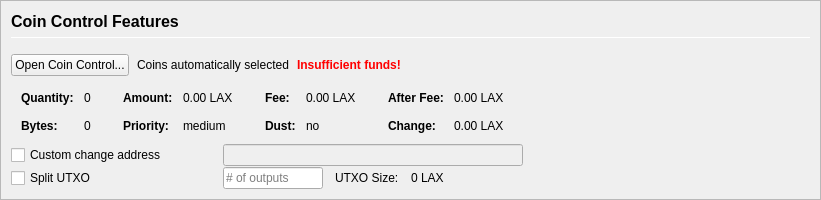
         <widget class="QFrame" name="frameCoinControl">
          <property name="sizePolicy">
           <sizepolicy hsizetype="Expanding" vsizetype="Expanding">
            <horstretch>0</horstretch>
            <verstretch>0</verstretch>
           </sizepolicy>
          </property>
          <property name="maximumSize">
           <size>
            <width>16777215</width>
            <height>16777215</height>
           </size>
          </property>
          <property name="frameShape">
           <enum>QFrame::StyledPanel</enum>
          </property>
          <property name="frameShadow">
           <enum>QFrame::Sunken</enum>
          </property>
          <layout class="QVBoxLayout" name="verticalLayoutCoinControl2">
           <property name="spacing">
            <number>0</number>
           </property>
           <property name="margin">
            <number>0</number>
           </property>
           <item>
            <widget class="QFrame" name="frameCoinControl_BG">
             <layout class="QVBoxLayout" name="verticalLayoutCoinControl" stretch="0,0,0,0,0,0">
              <property name="spacing">
               <number>1</number>
              </property>
              <property name="leftMargin">
               <number>10</number>
              </property>
              <property name="topMargin">
               <number>10</number>
              </property>
              <item>
               <layout class="QHBoxLayout" name="horizontalLayoutCoinControl1">
                <property name="bottomMargin">
                 <number>15</number>
                </property>
                <item>
                 <layout class="QVBoxLayout" name="verticalLayout_3">
                  <property name="spacing">
                   <number>6</number>
                  </property>
                  <item>
                   <widget class="QLabel" name="labelCoinControlFeatures">
                    <property name="sizePolicy">
                     <sizepolicy hsizetype="Preferred" vsizetype="Maximum">
                      <horstretch>0</horstretch>
                      <verstretch>0</verstretch>
                     </sizepolicy>
                    </property>
                    <property name="minimumSize">
                     <size>
                      <width>0</width>
                      <height>20</height>
                     </size>
                    </property>
                    <property name="font">
                     <font>
                      <pointsize>12</pointsize>
                      <weight>75</weight>
                      <bold>true</bold>
                     </font>
                    </property>
                    <property name="styleSheet">
                     <string notr="true">font-weight:bold;</string>
                    </property>
                    <property name="text">
                     <string>Coin Control Features</string>
                    </property>
                   </widget>
                  </item>
                  <item>
                   <widget class="Line" name="line">
                    <property name="minimumSize">
                     <size>
                      <width>0</width>
                      <height>1</height>
                     </size>
                    </property>
                    <property name="maximumSize">
                     <size>
                      <width>16777215</width>
                      <height>1</height>
                     </size>
                    </property>
                    <property name="orientation">
                     <enum>Qt::Horizontal</enum>
                    </property>
                   </widget>
                  </item>
                 </layout>
                </item>
               </layout>
              </item>
              <item>
               <layout class="QHBoxLayout" name="horizontalLayoutCoinControl2" stretch="0,0,0,0">
                <property name="spacing">
                 <number>8</number>
                </property>
                <property name="bottomMargin">
                 <number>10</number>
                </property>
                <item>
                 <widget class="QPushButton" name="pushButtonCoinControl">
                  <property name="styleSheet">
                   <string notr="true"/>
                  </property>
                  <property name="text">
                   <string>Open Coin Control...</string>
                  </property>
                  <property name="autoDefault">
                   <bool>false</bool>
                  </property>
                 </widget>
                </item>
                <item>
                 <widget class="QLabel" name="labelCoinControlAutomaticallySelected">
                  <property name="text">
                   <string>Coins automatically selected</string>
                  </property>
                  <property name="margin">
                   <number>5</number>
                  </property>
                 </widget>
                </item>
                <item>
                 <widget class="QLabel" name="labelCoinControlInsuffFunds">
                  <property name="font">
                   <font>
                    <weight>75</weight>
                    <bold>true</bold>
                   </font>
                  </property>
                  <property name="styleSheet">
                   <string notr="true">color:red;font-weight:bold;</string>
                  </property>
                  <property name="text">
                   <string>Insufficient funds!</string>
                  </property>
                  <property name="margin">
                   <number>5</number>
                  </property>
                 </widget>
                </item>
                <item>
                 <spacer name="horizontalSpacerCoinControl">
                  <property name="orientation">
                   <enum>Qt::Horizontal</enum>
                  </property>
                  <property name="sizeHint" stdset="0">
                   <size>
                    <width>40</width>
                    <height>1</height>
                   </size>
                  </property>
                 </spacer>
                </item>
               </layout>
              </item>
              <item>
               <widget class="QWidget" name="widgetCoinControl" native="true">
                <property name="sizePolicy">
                 <sizepolicy hsizetype="Preferred" vsizetype="Preferred">
                  <horstretch>0</horstretch>
                  <verstretch>0</verstretch>
                 </sizepolicy>
                </property>
                <property name="minimumSize">
                 <size>
                  <width>0</width>
                  <height>0</height>
                 </size>
                </property>
                <property name="styleSheet">
                 <string notr="true"/>
                </property>
                <layout class="QHBoxLayout" name="horizontalLayoutCoinControl5">
                 <property name="margin">
                  <number>0</number>
                 </property>
                 <item>
                  <layout class="QHBoxLayout" name="horizontalLayoutCoinControl3" stretch="0,0,0,1">
                   <property name="spacing">
                    <number>20</number>
                   </property>
                   <property name="topMargin">
                    <number>0</number>
                   </property>
                   <property name="bottomMargin">
                    <number>10</number>
                   </property>
                   <item>
                    <layout class="QFormLayout" name="formLayoutCoinControl1">
                     <property name="horizontalSpacing">
                      <number>10</number>
                     </property>
                     <property name="verticalSpacing">
                      <number>14</number>
                     </property>
                     <property name="leftMargin">
                      <number>10</number>
                     </property>
                     <property name="topMargin">
                      <number>4</number>
                     </property>
                     <property name="rightMargin">
                      <number>6</number>
                     </property>
                     <item row="0" column="0">
                      <widget class="QLabel" name="labelCoinControlQuantityText">
                       <property name="font">
                        <font>
                         <weight>75</weight>
                         <bold>true</bold>
                        </font>
                       </property>
                       <property name="text">
                        <string>Quantity:</string>
                       </property>
                       <property name="margin">
                        <number>0</number>
                       </property>
                      </widget>
                     </item>
                     <item row="0" column="1">
                      <widget class="QLabel" name="labelCoinControlQuantity">
                       <property name="cursor">
                        <cursorShape>IBeamCursor</cursorShape>
                       </property>
                       <property name="contextMenuPolicy">
                        <enum>Qt::ActionsContextMenu</enum>
                       </property>
                       <property name="text">
                        <string notr="true">0</string>
                       </property>
                       <property name="margin">
                        <number>0</number>
                       </property>
                       <property name="textInteractionFlags">
                        <set>Qt::LinksAccessibleByMouse|Qt::TextSelectableByKeyboard|Qt::TextSelectableByMouse</set>
                       </property>
                      </widget>
                     </item>
                     <item row="1" column="0">
                      <widget class="QLabel" name="labelCoinControlBytesText">
                       <property name="font">
                        <font>
                         <weight>75</weight>
                         <bold>true</bold>
                        </font>
                       </property>
                       <property name="text">
                        <string>Bytes:</string>
                       </property>
                      </widget>
                     </item>
                     <item row="1" column="1">
                      <widget class="QLabel" name="labelCoinControlBytes">
                       <property name="cursor">
                        <cursorShape>IBeamCursor</cursorShape>
                       </property>
                       <property name="contextMenuPolicy">
                        <enum>Qt::ActionsContextMenu</enum>
                       </property>
                       <property name="text">
                        <string notr="true">0</string>
                       </property>
                       <property name="textInteractionFlags">
                        <set>Qt::LinksAccessibleByMouse|Qt::TextSelectableByKeyboard|Qt::TextSelectableByMouse</set>
                       </property>
                      </widget>
                     </item>
                    </layout>
                   </item>
                   <item>
                    <layout class="QFormLayout" name="formLayoutCoinControl2">
                     <property name="horizontalSpacing">
                      <number>10</number>
                     </property>
                     <property name="verticalSpacing">
                      <number>14</number>
                     </property>
                     <property name="leftMargin">
                      <number>6</number>
                     </property>
                     <property name="topMargin">
                      <number>4</number>
                     </property>
                     <property name="rightMargin">
                      <number>6</number>
                     </property>
                     <item row="0" column="0">
                      <widget class="QLabel" name="labelCoinControlAmountText">
                       <property name="font">
                        <font>
                         <weight>75</weight>
                         <bold>true</bold>
                        </font>
                       </property>
                       <property name="text">
                        <string>Amount:</string>
                       </property>
                       <property name="margin">
                        <number>0</number>
                       </property>
                      </widget>
                     </item>
                     <item row="0" column="1">
                      <widget class="QLabel" name="labelCoinControlAmount">
                       <property name="cursor">
                        <cursorShape>IBeamCursor</cursorShape>
                       </property>
                       <property name="contextMenuPolicy">
                        <enum>Qt::ActionsContextMenu</enum>
                       </property>
                       <property name="text">
                        <string notr="true">0.00 LAX</string>
                       </property>
                       <property name="textInteractionFlags">
                        <set>Qt::LinksAccessibleByMouse|Qt::TextSelectableByKeyboard|Qt::TextSelectableByMouse</set>
                       </property>
                      </widget>
                     </item>
                     <item row="1" column="0">
                      <widget class="QLabel" name="labelCoinControlPriorityText">
                       <property name="font">
                        <font>
                         <weight>75</weight>
                         <bold>true</bold>
                        </font>
                       </property>
                       <property name="text">
                        <string>Priority:</string>
                       </property>
                      </widget>
                     </item>
                     <item row="1" column="1">
                      <widget class="QLabel" name="labelCoinControlPriority">
                       <property name="cursor">
                        <cursorShape>IBeamCursor</cursorShape>
                       </property>
                       <property name="contextMenuPolicy">
                        <enum>Qt::ActionsContextMenu</enum>
                       </property>
                       <property name="text">
                        <string>medium</string>
                       </property>
                       <property name="textInteractionFlags">
                        <set>Qt::LinksAccessibleByMouse|Qt::TextSelectableByKeyboard|Qt::TextSelectableByMouse</set>
                       </property>
                      </widget>
                     </item>
                    </layout>
                   </item>
                   <item>
                    <layout class="QFormLayout" name="formLayoutCoinControl3">
                     <property name="horizontalSpacing">
                      <number>10</number>
                     </property>
                     <property name="verticalSpacing">
                      <number>14</number>
                     </property>
                     <property name="leftMargin">
                      <number>6</number>
                     </property>
                     <property name="topMargin">
                      <number>4</number>
                     </property>
                     <property name="rightMargin">
                      <number>6</number>
                     </property>
                     <item row="0" column="0">
                      <widget class="QLabel" name="labelCoinControlFeeText">
                       <property name="font">
                        <font>
                         <weight>75</weight>
                         <bold>true</bold>
                        </font>
                       </property>
                       <property name="text">
                        <string>Fee:</string>
                       </property>
                       <property name="margin">
                        <number>0</number>
                       </property>
                      </widget>
                     </item>
                     <item row="0" column="1">
                      <widget class="QLabel" name="labelCoinControlFee">
                       <property name="cursor">
                        <cursorShape>IBeamCursor</cursorShape>
                       </property>
                       <property name="contextMenuPolicy">
                        <enum>Qt::ActionsContextMenu</enum>
                       </property>
                       <property name="text">
                        <string notr="true">0.00 LAX</string>
                       </property>
                       <property name="textInteractionFlags">
                        <set>Qt::LinksAccessibleByMouse|Qt::TextSelectableByKeyboard|Qt::TextSelectableByMouse</set>
                       </property>
                      </widget>
                     </item>
                     <item row="1" column="0">
                      <widget class="QLabel" name="labelCoinControlLowOutputText">
                       <property name="font">
                        <font>
                         <weight>75</weight>
                         <bold>true</bold>
                        </font>
                       </property>
                       <property name="text">
                        <string>Dust:</string>
                       </property>
                      </widget>
                     </item>
                     <item row="1" column="1">
                      <widget class="QLabel" name="labelCoinControlLowOutput">
                       <property name="cursor">
                        <cursorShape>IBeamCursor</cursorShape>
                       </property>
                       <property name="contextMenuPolicy">
                        <enum>Qt::ActionsContextMenu</enum>
                       </property>
                       <property name="text">
                        <string>no</string>
                       </property>
                       <property name="textInteractionFlags">
                        <set>Qt::LinksAccessibleByMouse|Qt::TextSelectableByKeyboard|Qt::TextSelectableByMouse</set>
                       </property>
                      </widget>
                     </item>
                    </layout>
                   </item>
                   <item>
                    <layout class="QFormLayout" name="formLayoutCoinControl4">
                     <property name="horizontalSpacing">
                      <number>10</number>
                     </property>
                     <property name="verticalSpacing">
                      <number>14</number>
                     </property>
                     <property name="leftMargin">
                      <number>6</number>
                     </property>
                     <property name="topMargin">
                      <number>4</number>
                     </property>
                     <property name="rightMargin">
                      <number>6</number>
                     </property>
                     <item row="0" column="0">
                      <widget class="QLabel" name="labelCoinControlAfterFeeText">
                       <property name="font">
                        <font>
                         <weight>75</weight>
                         <bold>true</bold>
                        </font>
                       </property>
                       <property name="text">
                        <string>After Fee:</string>
                       </property>
                       <property name="margin">
                        <number>0</number>
                       </property>
                      </widget>
                     </item>
                     <item row="0" column="1">
                      <widget class="QLabel" name="labelCoinControlAfterFee">
                       <property name="cursor">
                        <cursorShape>IBeamCursor</cursorShape>
                       </property>
                       <property name="contextMenuPolicy">
                        <enum>Qt::ActionsContextMenu</enum>
                       </property>
                       <property name="text">
                        <string notr="true">0.00 LAX</string>
                       </property>
                       <property name="textInteractionFlags">
                        <set>Qt::LinksAccessibleByMouse|Qt::TextSelectableByKeyboard|Qt::TextSelectableByMouse</set>
                       </property>
                      </widget>
                     </item>
                     <item row="1" column="0">
                      <widget class="QLabel" name="labelCoinControlChangeText">
                       <property name="font">
                        <font>
                         <weight>75</weight>
                         <bold>true</bold>
                        </font>
                       </property>
                       <property name="text">
                        <string>Change:</string>
                       </property>
                      </widget>
                     </item>
                     <item row="1" column="1">
                      <widget class="QLabel" name="labelCoinControlChange">
                       <property name="cursor">
                        <cursorShape>IBeamCursor</cursorShape>
                       </property>
                       <property name="contextMenuPolicy">
                        <enum>Qt::ActionsContextMenu</enum>
                       </property>
                       <property name="text">
                        <string notr="true">0.00 LAX</string>
                       </property>
                       <property name="textInteractionFlags">
                        <set>Qt::LinksAccessibleByMouse|Qt::TextSelectableByKeyboard|Qt::TextSelectableByMouse</set>
                       </property>
                      </widget>
                     </item>
                    </layout>
                   </item>
                  </layout>
                 </item>
                </layout>
               </widget>
              </item>
              <item>
               <layout class="QHBoxLayout" name="horizontalLayoutCoinControl4">
                <property name="spacing">
                 <number>12</number>
                </property>
                <property name="sizeConstraint">
                 <enum>QLayout::SetDefaultConstraint</enum>
                </property>
                <property name="topMargin">
                 <number>0</number>
                </property>
                <property name="rightMargin">
                 <number>0</number>
                </property>
                <item>
                 <widget class="QCheckBox" name="checkBoxCoinControlChange">
                  <property name="sizePolicy">
                   <sizepolicy hsizetype="Preferred" vsizetype="Preferred">
                    <horstretch>0</horstretch>
                    <verstretch>0</verstretch>
                   </sizepolicy>
                  </property>
                  <property name="minimumSize">
                   <size>
                    <width>200</width>
                    <height>0</height>
                   </size>
                  </property>
                  <property name="maximumSize">
                   <size>
                    <width>200</width>
                    <height>16777215</height>
                   </size>
                  </property>
                  <property name="toolTip">
                   <string>If this is activated, but the change address is empty or invalid, change will be sent to a newly generated address.</string>
                  </property>
                  <property name="text">
                   <string>Custom change address</string>
                  </property>
                 </widget>
                </item>
                <item>
                 <widget class="QValidatedLineEdit" name="lineEditCoinControlChange">
                  <property name="enabled">
                   <bool>false</bool>
                  </property>
                  <property name="sizePolicy">
                   <sizepolicy hsizetype="Preferred" vsizetype="Preferred">
                    <horstretch>0</horstretch>
                    <verstretch>0</verstretch>
                   </sizepolicy>
                  </property>
                  <property name="minimumSize">
                   <size>
                    <width>300</width>
                    <height>0</height>
                   </size>
                  </property>
                 </widget>
                </item>
                <item>
                 <widget class="QLabel" name="labelCoinControlChangeLabel">
                  <property name="sizePolicy">
                   <sizepolicy hsizetype="Preferred" vsizetype="Preferred">
                    <horstretch>0</horstretch>
                    <verstretch>0</verstretch>
                   </sizepolicy>
                  </property>
                  <property name="minimumSize">
                   <size>
                    <width>100</width>
                    <height>0</height>
                   </size>
                  </property>
                  <property name="text">
                   <string/>
                  </property>
                  <property name="margin">
                   <number>3</number>
                  </property>
                 </widget>
                </item>
               </layout>
              </item>
              <item>
               <layout class="QHBoxLayout" name="horizontalLayoutCoinControl6">
                <property name="spacing">
                 <number>12</number>
                </property>
                <property name="rightMargin">
                 <number>0</number>
                </property>
                <item>
                 <widget class="QCheckBox" name="splitBlockCheckBox">
                  <property name="sizePolicy">
                   <sizepolicy hsizetype="Preferred" vsizetype="Preferred">
                    <horstretch>0</horstretch>
                    <verstretch>0</verstretch>
                   </sizepolicy>
                  </property>
                  <property name="minimumSize">
                   <size>
                    <width>200</width>
                    <height>0</height>
                   </size>
                  </property>
                  <property name="maximumSize">
                   <size>
                    <width>200</width>
                    <height>16777215</height>
                   </size>
                  </property>
                  <property name="text">
                   <string>Split UTXO</string>
                  </property>
                 </widget>
                </item>
                <item>
                 <widget class="QLineEdit" name="splitBlockLineEdit">
                  <property name="sizePolicy">
                   <sizepolicy hsizetype="Preferred" vsizetype="Preferred">
                    <horstretch>50</horstretch>
                    <verstretch>0</verstretch>
                   </sizepolicy>
                  </property>
                  <property name="minimumSize">
                   <size>
                    <width>100</width>
                    <height>0</height>
                   </size>
                  </property>
                  <property name="maximumSize">
                   <size>
                    <width>100</width>
                    <height>16777215</height>
                   </size>
                  </property>
                  <property name="placeholderText">
                   <string># of outputs</string>
                  </property>
                 </widget>
                </item>
                <item>
                 <widget class="QLabel" name="labelBlockSizeText">
                  <property name="text">
                   <string>UTXO Size:</string>
                  </property>
                 </widget>
                </item>
                <item>
                 <widget class="QLabel" name="labelBlockSize">
                  <property name="text">
                   <string>0 LAX</string>
                  </property>
                 </widget>
                </item>
                <item>
                 <spacer name="horizontalSpacer_7">
                  <property name="orientation">
                   <enum>Qt::Horizontal</enum>
                  </property>
                  <property name="sizeHint" stdset="0">
                   <size>
                    <width>40</width>
                    <height>20</height>
                   </size>
                  </property>
                 </spacer>
                </item>
               </layout>
              </item>
              <item>
               <spacer name="verticalSpacerCoinControl">
                <property name="orientation">
                 <enum>Qt::Vertical</enum>
                </property>
                <property name="sizeHint" stdset="0">
                 <size>
                  <width>800</width>
                  <height>1</height>
                 </size>
                </property>
               </spacer>
              </item>
             </layout>
            </widget>
           </item>
          </layout>
         </widget>
